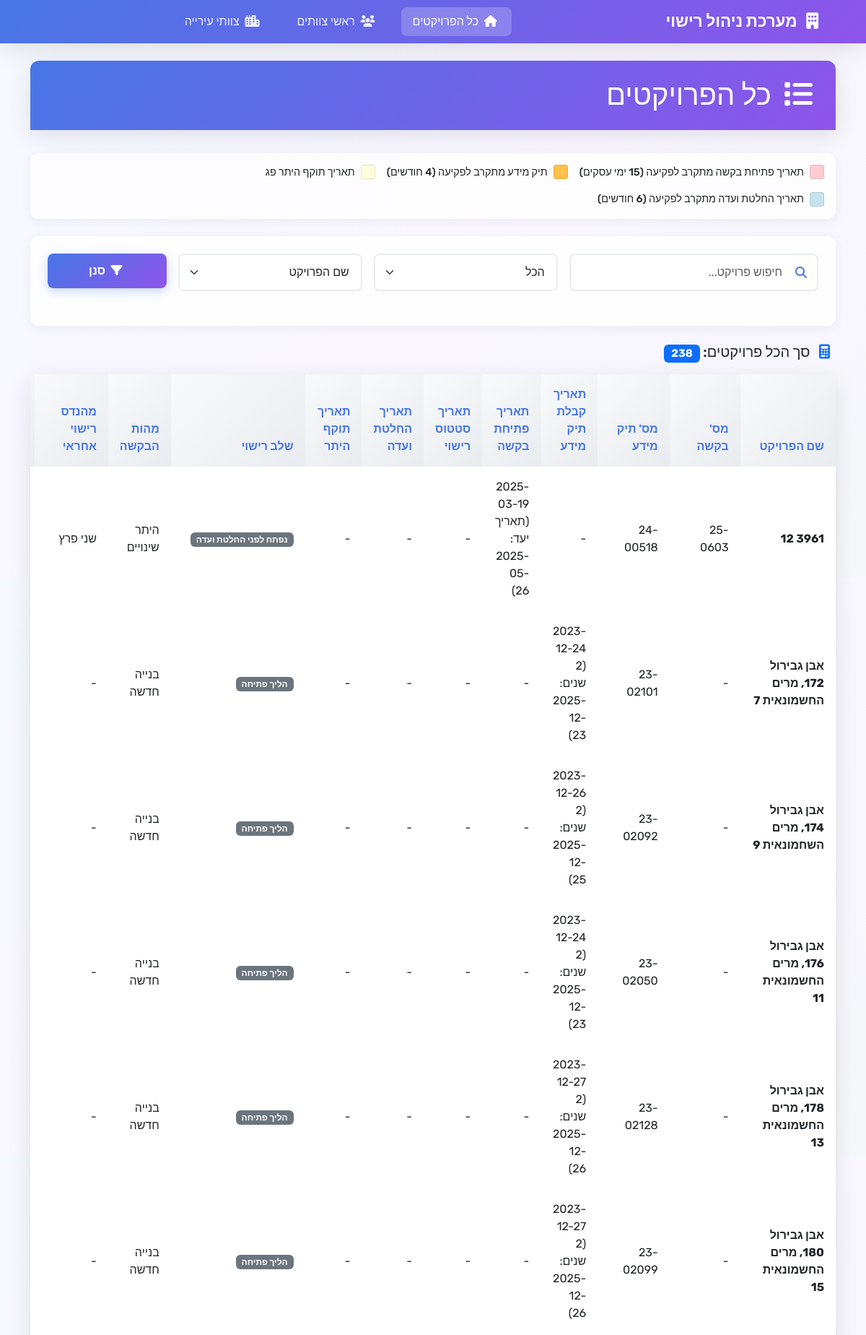
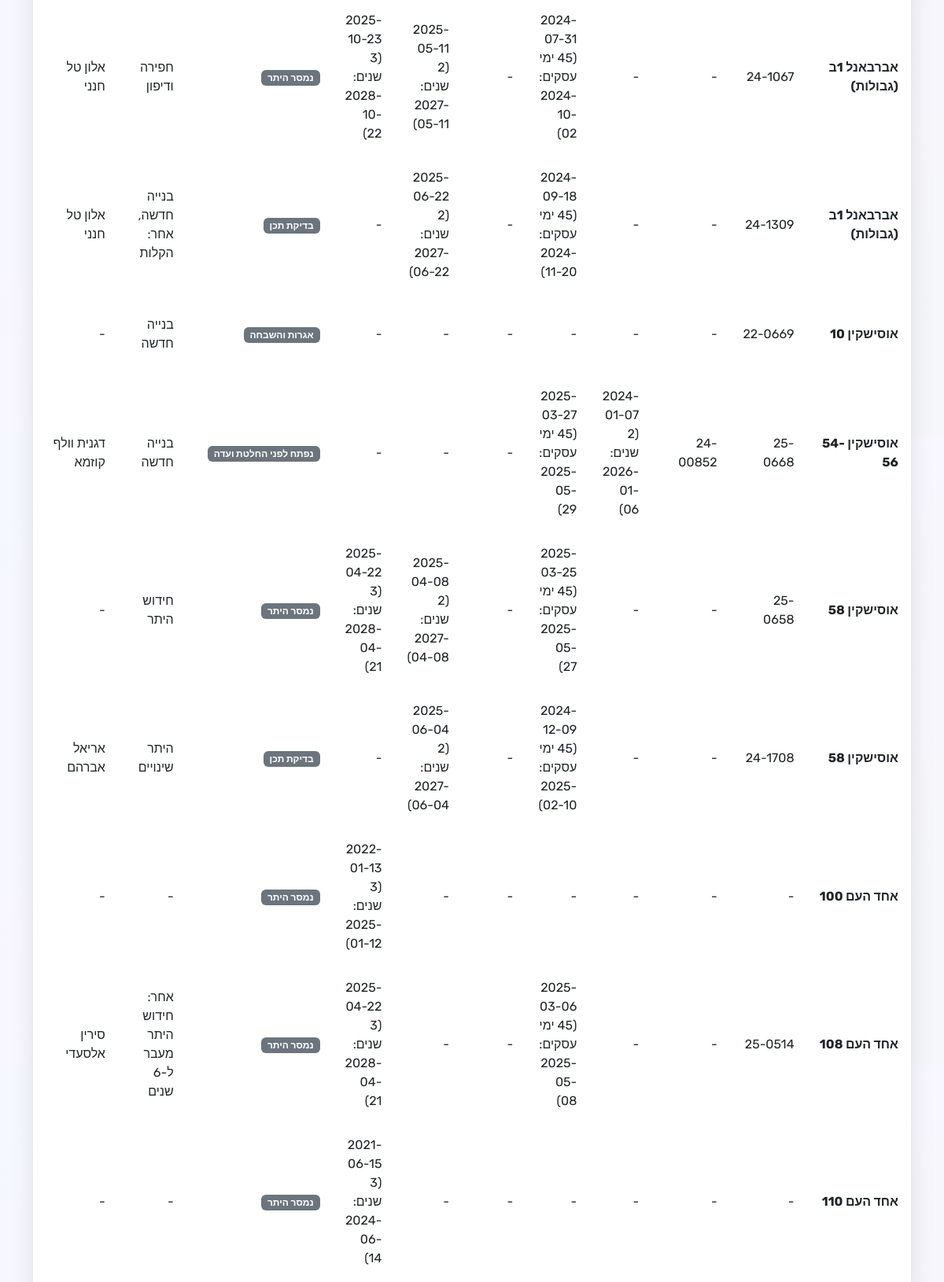
The page / (upper part) on the database its author committed (2 pictures, top to bottom).
### tables this page shows
CREATE TABLE projects (
                id INTEGER PRIMARY KEY AUTOINCREMENT,
                project_name TEXT NOT NULL,
                request_number TEXT NOT NULL,
                date TEXT NOT NULL,
                team_leader TEXT NOT NULL,
                stage TEXT NOT NULL
            , request_date TEXT, opening_date TEXT, notes TEXT, licensing_engineer TEXT, request_types TEXT, engineer TEXT, info_file_number TEXT, status_date TEXT, management_company TEXT, entrepreneur_name TEXT, architect TEXT, city TEXT, city_team TEXT, committee_date TEXT, permit_validity_date TEXT, info_date_extension INTEGER DEFAULT 0, opening_date_extension INTEGER DEFAULT 0, status_date_extension INTEGER DEFAULT 0, committee_date_extension INTEGER DEFAULT 0, permit_validity_date_extension INTEGER DEFAULT 0, fees_transition_date TEXT, fees_type TEXT, developer_paid INTEGER DEFAULT 0);

### app.py (the view, shortened to what this page needs)
@app.route('/')
def index():
    conn = get_db_connection()
    search = request.args.get('search', '')
    stage_filter = request.args.get('stage', 'הכל')
    sort_by = request.args.get('sort', 'project_name')
    query = """
        SELECT
            id, project_name, request_number, info_file_number,
            date, opening_date, status_date, committee_date, permit_validity_date,
            team_leader, stage, request_types, engineer, management_company,
            entrepreneur_name, architect, city, notes,
            info_date_extension, opening_date_extension, status_date_extension,
            committee_date_extension, permit_validity_date_extension, city_team
        FROM projects
        WHERE 1=1
    """
    params = []
    if stage_filter != 'הכל':
        query += " AND stage = ?"
        params.append(stage_filter)
    if sort_by in ['project_name', 'request_number', 'date', 'opening_date', 'stage', 'engineer', 'team_leader']:
        query += f" ORDER BY {sort_by}"
    else:
        query += " ORDER BY project_name"
    projects = conn.execute(query, params).fetchall()
    formatted_projects = []
    for project in projects:
        project_dict = dict(project)
        if project_dict.get('date'):
            project_dict['formatted_info_date'] = format_date_with_extension(
                project_dict['date'],
                project_dict.get('info_date_extension', 0),
                'info'
            )
        if project_dict.get('opening_date'):
            project_dict['formatted_opening_date'] = format_date_with_extension(
                project_dict['opening_date'],
                project_dict.get('opening_date_extension', 0),
                'opening'
            )
        if project_dict.get('committee_date'):
            project_dict['formatted_committee_date'] = format_date_with_extension(
                project_dict['committee_date'],
                project_dict.get('committee_date_extension', 0),
                'committee'
            )
        if project_dict.get('permit_validity_date'):
            project_dict['formatted_permit_date'] = format_date_with_extension(
                project_dict['permit_validity_date'],
                project_dict.get('permit_validity_date_extension', 0),
                'permit'
            )
        project_dict['row_color'] = get_row_color_class(project_dict)
        formatted_projects.append(project_dict)
    conn.close()
    return render_template('index.html',
                         projects=formatted_projects,
                         stages=LICENSING_STAGES,
                         current_stage=stage_filter,
                         search=search,
                         sort_by=sort_by,
                         project_count=len(formatted_projects))

### app.py (called while the page is built, shortened)
def get_db_connection():
    conn = sqlite3.connect(DATABASE_PATH)
    conn.row_factory = sqlite3.Row
    return conn

def calculate_base_date_by_type(original_date, field_type):
    if field_type == 'opening':
        business_target = calculate_business_days(original_date.strftime('%Y-%m-%d'), 45)
        return datetime.strptime(business_target, '%Y-%m-%d') if business_target else original_date + timedelta(days=180)
    elif field_type in ['info', 'committee']:
        return original_date + timedelta(days=730)
    elif field_type == 'permit':
        return original_date + timedelta(days=1095)
    else:
        return original_date + timedelta(days=180)

def format_base_date_by_type(original_date_str, field_type):
    if not original_date_str:
        return ""
    try:
        original_date = datetime.strptime(original_date_str, '%Y-%m-%d')
        base_date = calculate_base_date_by_type(original_date, field_type)
        if field_type == 'opening':
            business_target = calculate_business_days(original_date_str, 45)
            return f"{original_date_str}<br>(45 ימי עסקים: {business_target})"
        elif field_type in ['info', 'committee']:
            return f"{original_date_str}<br>(2 שנים: {base_date.strftime('%Y-%m-%d')})"
        elif field_type == 'permit':
            return f"{original_date_str}<br>(3 שנים: {base_date.strftime('%Y-%m-%d')})"
        else:
            return original_date_str
    except:
        return original_date_str

def get_base_description(field_type):
    if field_type == 'opening':
        return "45 ימי עסקים"
    elif field_type in ['info', 'committee']:
        return "2 שנים"
    elif field_type == 'permit':
        return "3 שנים"
    else:
        return "בסיס"

def check_date_expired_with_extensions(date_str):
    try:
        if not date_str:
            return False
        current_date = datetime.now()
        if '<br>' in date_str and ':' in date_str:
            lines = date_str.split('<br>')
            if len(lines) >= 2:
                import re
                date_match = re.search(r':\s*(\d{4}-\d{2}-\d{2})', lines[1])
                if date_match:
                    target_date_str = date_match.group(1)
                    target_date = datetime.strptime(target_date_str, '%Y-%m-%d')
                    return current_date.date() > target_date.date()
    except:
        return False

### templates/index.html (shortened to what this page needs)
{% extends "base.html" %}
{% block content %}
<div class="row">
    <div class="col-12">
        <div class="card">
            <div class="card-header">
                <h1 class="mb-0">
                    <i class="fas fa-list me-2"></i>
                    כל הפרויקטים
                </h1>
            </div>
        </div>
        <div class="status-legend">
            <div class="legend-item">
                <div class="legend-color" style="background-color: rgba(255, 182, 193, 0.7);"></div>
                <span>תאריך פתיחת בקשה מתקרב לפקיעה (15 ימי עסקים)</span>
            </div>
            <div class="legend-item">
                <div class="legend-color" style="background-color: rgba(255, 165, 0, 0.7);"></div>
                <span>תיק מידע מתקרב לפקיעה (4 חודשים)</span>
            </div>
            <div class="legend-item">
                <div class="legend-color" style="background-color: rgba(255, 255, 204, 0.7);"></div>
                <span>תאריך תוקף היתר פג</span>
            </div>
            <div class="legend-item">
                <div class="legend-color" style="background-color: rgba(173, 216, 230, 0.7);"></div>
                <span>תאריך החלטת ועדה מתקרב לפקיעה (6 חודשים)</span>
            </div>
        </div>
        <div class="filter-section">
            <form method="GET" class="row g-3">
                <div class="col-md-4">
                    <div class="search-container">
                        <input type="text" class="form-control" name="search"
                               value="{{ search }}" placeholder="חיפוש פרויקט...">
                        <i class="fas fa-search search-icon"></i>
                    </div>
                </div>
                <div class="col-md-3">
                    <select class="form-select" name="stage">
                        {% for stage in stages %}
                        <option value="{{ stage }}" {{ 'selected' if stage == current_stage }}>
                            {{ stage }}
                        </option>
                        {% endfor %}
                    </select>
                </div>
                <div class="col-md-3">
                    <select class="form-select" name="sort">
                        <option value="project_name" {{ 'selected' if sort_by == 'project_name' }}>שם הפרויקט</option>
                    </select>
                </div>
                <div class="col-md-2">
                    <button type="submit" class="btn btn-primary w-100">
                        <i class="fas fa-filter me-1"></i>
                        סנן
                    </button>
                </div>
            </form>
        </div>
        <div class="d-flex justify-content-between align-items-center mb-3">
            <h5 class="mb-0">
                <i class="fas fa-calculator me-2 text-primary"></i>
                סך הכל פרויקטים: <span class="badge bg-primary">{{ project_count }}</span>
            </h5>
        </div>
        <div class="card">
            <div class="card-body p-0">
                <div class="table-responsive">
                    <table class="table table-hover mb-0">
                        <thead>
                            <tr>
                                <th>שם הפרויקט</th>
                                <th>מס' בקשה</th>
                                <th>מס' תיק מידע</th>
                                <th>תאריך קבלת תיק מידע</th>
                                <th>תאריך פתיחת בקשה</th>
                                <th>תאריך סטטוס רישוי</th>
                                <th>תאריך החלטת ועדה</th>
                                <th>תאריך תוקף היתר</th>
                                <th>שלב רישוי</th>
                                <th>מהות הבקשה</th>
                                <th>מהנדס רישוי אחראי</th>
                                <th>חברת ניהול</th>
                            </tr>
                        </thead>
                        <tbody>
                            {% for project in projects %}
                            <tr class="{% if project.row_color %}row-{{ project.row_color }}{% endif %}">
                                <td class="fw-bold">{{ project.project_name or '-' }}</td>
                                <td>{{ project.request_number or '-' }}</td>
                                <td>{{ project.info_file_number or '-' }}</td>
                                <td>{{ project.formatted_info_date|safe or project.date or '-' }}</td>
                                <td>{{ project.formatted_opening_date|safe or project.opening_date or '-' }}</td>
                                <td>{{ project.status_date or '-' }}</td>
                                <td>{{ project.formatted_committee_date|safe or project.committee_date or '-' }}</td>
                                <td>{{ project.formatted_permit_date|safe or project.permit_validity_date or '-' }}</td>
                                <td>
                                    <span class="badge bg-secondary">{{ project.stage or '-' }}</span>
                                </td>
                                <td>{{ project.request_types or '-' }}</td>
                                <td>{{ project.engineer or '-' }}</td>
                                <td>{{ project.management_company or '-' }}</td>
                            </tr>
                            {% endfor %}
                        </tbody>
                    </table>
                </div>
            </div>
        </div>
    </div>
</div>
{% endblock %}

### templates/base.html (style rules this page uses)
:root { --primary-gradient: linear-gradient(135deg, #4776E6 0%, #8E54E9 100%); --primary-color: #4776E6; --secondary-color: #8E54E9; --bg-gradient: linear-gradient(135deg, #f5f8ff 0%, #f9f6ff 50%, #f5f7fa 100%); --card-shadow: 0 8px 32px rgba(0, 0, 0, 0.1); --border-radius: 12px; }
* { font-family: 'Rubik', -apple-system, BlinkMacSystemFont, 'Segoe UI', sans-serif; }
body { background: var(--bg-gradient); min-height: 100vh; direction: rtl; }
.card { border: none; border-radius: var(--border-radius); box-shadow: var(--card-shadow); backdrop-filter: blur(10px); background: rgba(255, 255, 255, 0.95); margin-bottom: 2rem; }
.card-header { background: var(--primary-gradient); color: white; border: none; border-radius: var(--border-radius) var(--border-radius) 0 0 !important; font-weight: 600; padding: 1.5rem; }
.btn-primary { background: var(--primary-gradient); border: none; border-radius: 8px; padding: 0.75rem 1.5rem; font-weight: 600; transition: all 0.3s ease; box-shadow: 0 4px 15px rgba(71, 118, 230, 0.3); }
.form-control, .form-select { border: 2px solid #e9ecef; border-radius: 8px; padding: 0.75rem 1rem; transition: all 0.3s ease; }
.table { border-radius: var(--border-radius); overflow: hidden; box-shadow: none; }
.table thead th { background: linear-gradient(135deg, #f8f9fa 0%, #e9ecef 100%); border: none; font-weight: 600; color: var(--primary-color); text-align: right; padding: 1rem; }
.table tbody td { border: none; padding: 1rem; text-align: right; vertical-align: middle; }
.table tbody tr { transition: all 0.3s ease; }
.row-warning { background-color: rgba(255, 255, 204, 0.7) !important; }
.row-approaching { background-color: rgba(255, 182, 193, 0.7) !important; }
.row-info_expiring { background-color: rgba(255, 165, 0, 0.7) !important; }
.status-legend { display: flex; flex-wrap: wrap; gap: 1rem; margin-bottom: 1.5rem; padding: 1rem; background: rgba(255, 255, 255, 0.8); border-radius: var(--border-radius); box-shadow: 0 4px 15px rgba(0, 0, 0, 0.05); }
.legend-item { display: flex; align-items: center; gap: 0.5rem; font-size: 0.9rem; font-weight: 500; }
.legend-color { width: 20px; height: 20px; border-radius: 4px; border: 1px solid rgba(0, 0, 0, 0.1); }
.search-container { position: relative; margin-bottom: 1.5rem; }
.search-container .form-control { padding-right: 3rem; }
.search-container .search-icon { position: absolute; right: 1rem; top: 50%; transform: translateY(-50%); color: var(--primary-color); }
.filter-section { background: rgba(255, 255, 255, 0.9); padding: 1.5rem; border-radius: var(--border-radius); margin-bottom: 1.5rem; box-shadow: 0 4px 15px rgba(0, 0, 0, 0.05); }

### rows shown on the page
projects: project_name "3961 12", request_number "25-0603", info_file_number "24-00518", formatted_info_date "-", formatted_opening_date "2025-03-19 (תאריך יעד: 2025-05-26)", status_date "-", formatted_committee_date "-", formatted_permit_date "-", stage "נפתח לפני החלטת ועדה", request_types "היתר שינויים", engineer "שני פרץ"
projects: project_name "אבן גבירול 172, מרים החשמונאית 7", request_number "-", info_file_number "23-02101", formatted_info_date "2023-12-24 (2 שנים: 2025-12-23)", formatted_opening_date "-", status_date "-", formatted_committee_date "-", formatted_permit_date "-", stage "הליך פתיחה", request_types "בנייה חדשה", engineer "-"
projects: project_name "אבן גבירול 174, מרים השחמונאית 9", request_number "-", info_file_number "23-02092", formatted_info_date "2023-12-26 (2 שנים: 2025-12-25)", formatted_opening_date "-", status_date "-", formatted_committee_date "-", formatted_permit_date "-", stage "הליך פתיחה", request_types "בנייה חדשה", engineer "-"
projects: project_name "אבן גבירול 176, מרים החשמונאית 11", request_number "-", info_file_number "23-02050", formatted_info_date "2023-12-24 (2 שנים: 2025-12-23)", formatted_opening_date "-", status_date "-", formatted_committee_date "-", formatted_permit_date "-", stage "הליך פתיחה", request_types "בנייה חדשה", engineer "-"
projects: project_name "אבן גבירול 178, מרים החשמונאית 13", request_number "-", info_file_number "23-02128", formatted_info_date "2023-12-27 (2 שנים: 2025-12-26)", formatted_opening_date "-", status_date "-", formatted_committee_date "-", formatted_permit_date "-", stage "הליך פתיחה", request_types "בנייה חדשה", engineer "-"
projects: project_name "אבן גבירול 180, מרים החשמונאית 15", request_number "-", info_file_number "23-02099", formatted_info_date "2023-12-27 (2 שנים: 2025-12-26)", formatted_opening_date "-", status_date "-", formatted_committee_date "-", formatted_permit_date "-", stage "הליך פתיחה", request_types "בנייה חדשה", engineer "-"
projects: project_name "אברבאנל 1ב (גבולות)", request_number "24-1067", info_file_number "-", formatted_info_date "-", formatted_opening_date "2024-07-31 (45 ימי עסקים: 2024-10-02)", status_date "-", formatted_committee_date "2025-05-11 (2 שנים: 2027-05-11)", formatted_permit_date "2025-10-23 (3 שנים: 2028-10-22)", stage "נמסר היתר", request_types "חפירה ודיפון", engineer "אלון טל חנני"
projects: project_name "אברבאנל 1ב (גבולות)", request_number "24-1309", info_file_number "-", formatted_info_date "-", formatted_opening_date "2024-09-18 (45 ימי עסקים: 2024-11-20)", status_date "-", formatted_committee_date "2025-06-22 (2 שנים: 2027-06-22)", formatted_permit_date "-", stage "בדיקת תכן", request_types "בנייה חדשה, אחר: הקלות", engineer "אלון טל חנני"
projects: project_name "אוסישקין 10", request_number "22-0669", info_file_number "-", formatted_info_date "-", formatted_opening_date "-", status_date "-", formatted_committee_date "-", formatted_permit_date "-", stage "אגרות והשבחה", request_types "בנייה חדשה", engineer "-"
projects: project_name "אוסישקין 54-56", request_number "25-0668", info_file_number "24-00852", formatted_info_date "2024-01-07 (2 שנים: 2026-01-06)", formatted_opening_date "2025-03-27 (45 ימי עסקים: 2025-05-29)", status_date "-", formatted_committee_date "-", formatted_permit_date "-", stage "נפתח לפני החלטת ועדה", request_types "בנייה חדשה", engineer "דגנית וולף קוזמא"
projects: project_name "אוסישקין 58", request_number "25-0658", info_file_number "-", formatted_info_date "-", formatted_opening_date "2025-03-25 (45 ימי עסקים: 2025-05-27)", status_date "-", formatted_committee_date "2025-04-08 (2 שנים: 2027-04-08)", formatted_permit_date "2025-04-22 (3 שנים: 2028-04-21)", stage "נמסר היתר", request_types "חידוש היתר", engineer "-"
projects: project_name "אוסישקין 58", request_number "24-1708", info_file_number "-", formatted_info_date "-", formatted_opening_date "2024-12-09 (45 ימי עסקים: 2025-02-10)", status_date "-", formatted_committee_date "2025-06-04 (2 שנים: 2027-06-04)", formatted_permit_date "-", stage "בדיקת תכן", request_types "היתר שינויים", engineer "אריאל אברהם"
projects: project_name "אחד העם 100", request_number "-", info_file_number "-", formatted_info_date "-", formatted_opening_date "-", status_date "-", formatted_committee_date "-", formatted_permit_date "2022-01-13 (3 שנים: 2025-01-12)", stage "נמסר היתר", request_types "-", engineer "-"
projects: project_name "אחד העם 108", request_number "25-0514", info_file_number "-", formatted_info_date "-", formatted_opening_date "2025-03-06 (45 ימי עסקים: 2025-05-08)", status_date "-", formatted_committee_date "-", formatted_permit_date "2025-04-22 (3 שנים: 2028-04-21)", stage "נמסר היתר", request_types "אחר: חידוש היתר מעבר ל-6 שנים", engineer "סירין אלסעדי"
projects: project_name "אחד העם 110", request_number "-", info_file_number "-", formatted_info_date "-", formatted_opening_date "-", status_date "-", formatted_committee_date "-", formatted_permit_date "2021-06-15 (3 שנים: 2024-06-14)", stage "נמסר היתר", request_types "-", engineer "-"

### other values the page prints
{{ project_count }} "238"
form field stage "הכל"
